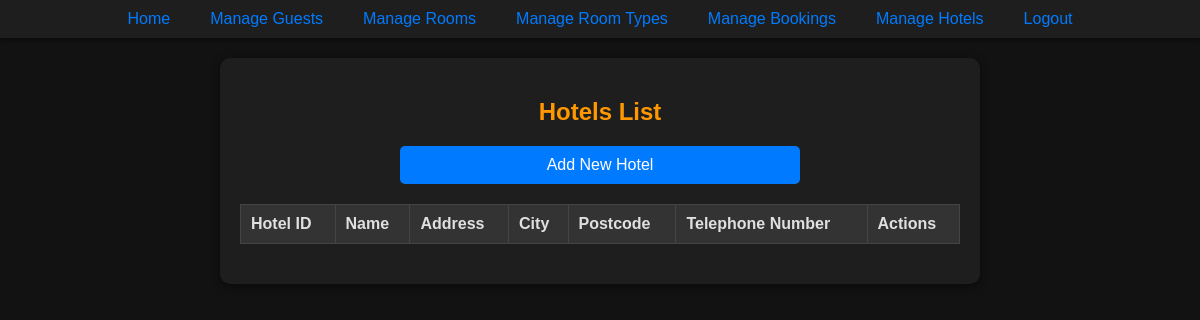
/php/viewHotels.php (signed in), run on an earlier commit of the app's database.
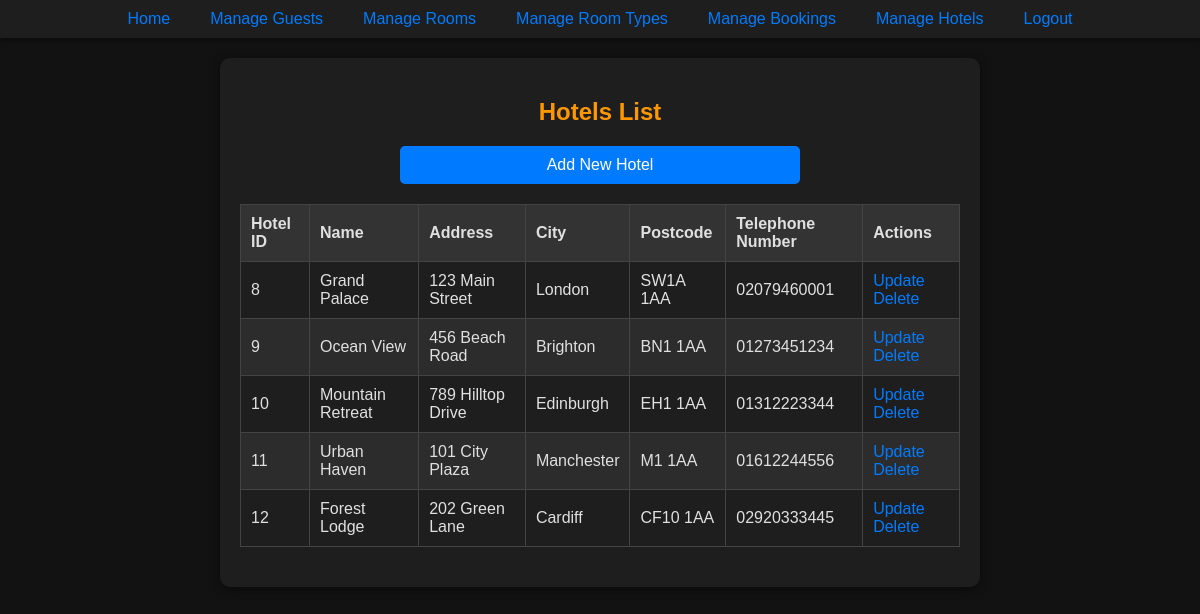
And on a later commit of the database.
### tables this page shows
CREATE TABLE Hotel (
    hotelID INTEGER PRIMARY KEY AUTOINCREMENT,
    hotelName VARCHAR(50) NOT NULL,
    hotelAddress VARCHAR(50) NOT NULL,
    city VARCHAR(50) NOT NULL,
    postcode VARCHAR(20) NOT NULL,
    hotel_telNo VARCHAR(20) NOT NULL
);

### php/viewHotels.php (the view, shortened to what this page needs)
<?php
include '../components/NavBar.php';
try {
    $stmt = $pdo->query('SELECT * FROM Hotel');
    $hotels = $stmt->fetchAll(PDO::FETCH_ASSOC);
} catch (PDOException $e) {
    echo 'Database error: ' . $e->getMessage();
    exit;
}
?>
<!DOCTYPE html>
<html lang="en">
<head>
    <link rel="stylesheet" href="../css/styles.css">
</head>
<body>
    <div class="form-container">
        <h2 class="center-text">Hotels List</h2>
        <div class="center-text" style="margin-bottom: 20px;">
            <a href="createHotelPage.php" class="form-button half-width-button">Add New Hotel</a>
        </div>
        <table>
            <thead>
                <tr>
                    <th>Hotel ID</th>
                    <th>Name</th>
                    <th>Address</th>
                    <th>City</th>
                    <th>Postcode</th>
                    <th>Telephone Number</th>
                    <th>Actions</th>
                </tr>
            </thead>
            <tbody>
                <?php foreach ($hotels as $hotel): ?>
                    <tr>
                        <td><?= htmlspecialchars($hotel['hotelID']) ?></td>
                        <td><?= htmlspecialchars($hotel['hotelName']) ?></td>
                        <td><?= htmlspecialchars($hotel['hotelAddress']) ?></td>
                        <td><?= htmlspecialchars($hotel['city']) ?></td>
                        <td><?= htmlspecialchars($hotel['postcode']) ?></td>
                        <td><?= htmlspecialchars($hotel['hotel_telNo']) ?></td>
                        <td>
                            <a href="updateHotelPage.php?hotelID=<?= $hotel['hotelID'] ?>">Update</a>
                            <a href="deleteHotel.php?hotelID=<?= $hotel['hotelID'] ?>" onclick="return confirm('Are you sure you want to delete this hotel?')">Delete</a>
                        </td>
                    </tr>
                <?php endforeach; ?>
            </tbody>
        </table>
    </div>
</body>
</html>

### components/NavBar.php
<!DOCTYPE html>
<html lang="en">
<head>
    <link rel="stylesheet" href="../css/styles.css">
</head>
<body>
    <nav class="navbar">
        <ul class="navbar-list">
            <li class="navbar-item"><a href="/website/index.php" class="navbar-link">Home</a></li>
            <li class="navbar-item"><a href="/website/php/viewGuests.php" class="navbar-link">Manage Guests</a></li>
            <li class="navbar-item"><a href="/website/php/viewRooms.php" class="navbar-link">Manage Rooms</a></li>
            <li class="navbar-item"><a href="/website/php/viewRoomTypes.php" class="navbar-link">Manage Room Types</a></li>
            <li class="navbar-item"><a href="/website/php/viewBookings.php" class="navbar-link">Manage Bookings</a></li>
            <li class="navbar-item"><a href="/website/php/viewHotels.php" class="navbar-link">Manage Hotels</a></li>
            <li class="navbar-item"><a href="/website/php/admin/logout.php" class="navbar-link">Logout</a></li>
        </ul>
    </nav>
</body>
</html>

### css/styles.css (style rules this page uses)
body { background-color: #121212; color: #e0e0e0; font-family: Arial, sans-serif; margin: 0; padding: 0; }
.center-text { text-align: center; }
.navbar { background-color: #1e1e1e; padding: 10px; display: flex; justify-content: center; box-shadow: 0 2px 5px rgba(0, 0, 0, 0.5); }
.navbar-list { list-style: none; display: flex; padding: 0; margin: 0; }
.navbar-link { color: #007bff;; text-decoration: none; padding: 10px 20px; border-radius: 5px; transition: background-color 0.3s; }
.form-container { background-color: #1e1e1e; padding: 20px; margin: 20px auto; border-radius: 10px; width: 60%; box-shadow: 0 2px 10px rgba(0, 0, 0, 0.5); }
h2 { text-align: center; color: #ff9800; margin-bottom: 20px; }
button, .form-button { flex: 2; background-color: #007bff; color: #ffffff; border: none; padding: 10px 20px; border-radius: 5px; cursor: pointer; transition: background-color 0.3s, transform 0.2s; display: block; margin: 20px auto 0 auto; width: 50%; }
table { width: 100%; border-collapse: collapse; margin: 20px 0; }
thead { background-color: #333333; color: #e0e0e0; }
td, th { padding: 10px; text-align: left; border: 1px solid #444444; }
tr:nth-child(even) { background-color: #2c2c2c; }
a { color: #007bff; text-decoration: none; }

What changed in the data, as far as the page shows it:
added hotel: hotelID "8", hotelName "Grand Palace", hotelAddress "123 Main Street", city "London", postcode "SW1A 1AA", hotel_telNo "02079460001"
added hotel: hotelID "9", hotelName "Ocean View", hotelAddress "456 Beach Road", city "Brighton", postcode "BN1 1AA", hotel_telNo "01273451234"
added hotel: hotelID "10", hotelName "Mountain Retreat", hotelAddress "789 Hilltop Drive", city "Edinburgh", postcode "EH1 1AA", hotel_telNo "01312223344"
added hotel: hotelID "11", hotelName "Urban Haven", hotelAddress "101 City Plaza", city "Manchester", postcode "M1 1AA", hotel_telNo "01612244556"
added hotel: hotelID "12", hotelName "Forest Lodge", hotelAddress "202 Green Lane", city "Cardiff", postcode "CF10 1AA", hotel_telNo "02920333445"
